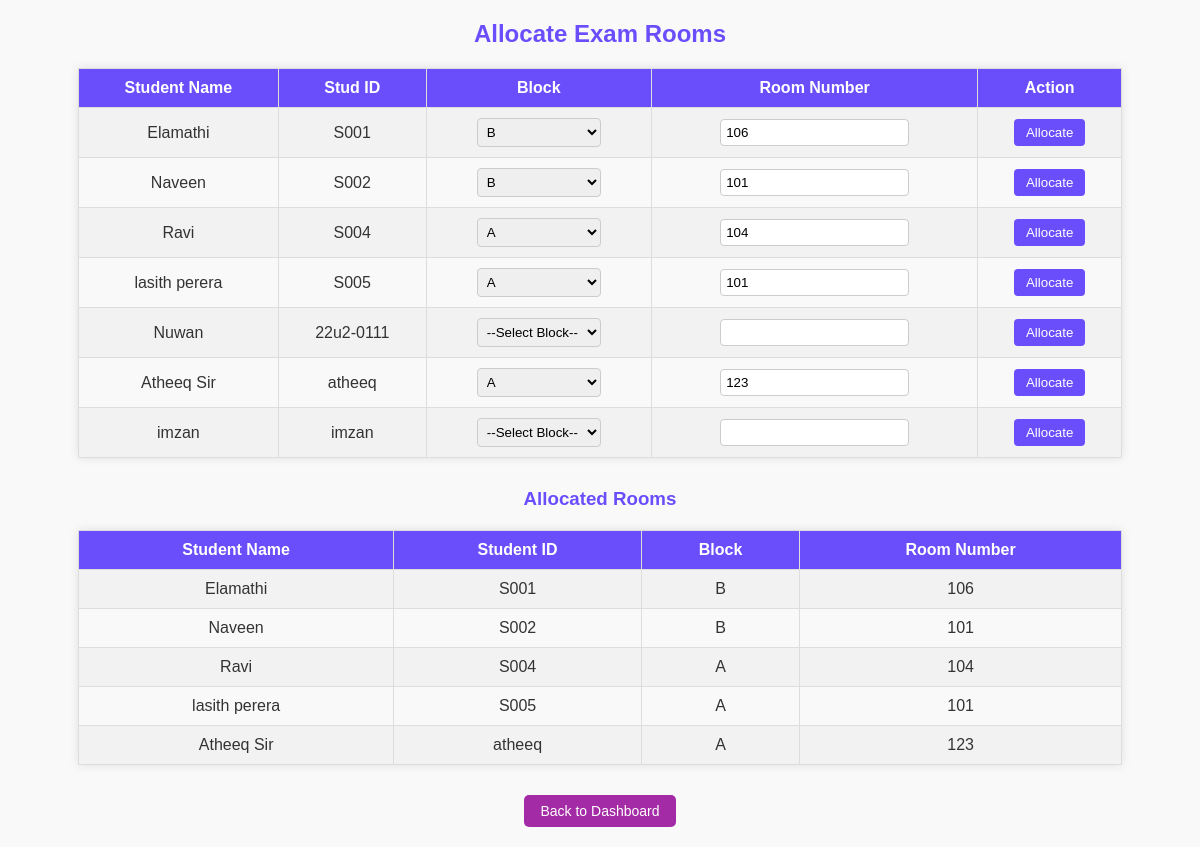
Screenshot of /allocate_room with the database file from the repository.
### tables this page shows
CREATE TABLE room_allocations (
                student_id TEXT PRIMARY KEY,
                block_name TEXT,
                room_number TEXT,
                FOREIGN KEY (student_id) REFERENCES students (id)
            );

CREATE TABLE students (
            id TEXT PRIMARY KEY,
            name TEXT,
            regno TEXT,
            tamil INTEGER,
            english INTEGER,
            maths INTEGER,
            science INTEGER,
            social INTEGER,
            total INTEGER,
            average REAL,
            result TEXT
        , phone TEXT);

### app.py (the view)
@app.route('/allocate_room')
def allocate_room_page():
    db = get_db()
    query = '''
        SELECT s.id, s.name, s.id AS student_id, r.block_name, r.room_number
        FROM students s
        LEFT JOIN room_allocations r ON s.id = r.student_id
    '''
    students = db.execute(query).fetchall()
    return render_template('allocate_room.html', students=students)

### app.py (called while the page is built)
def get_db():
    if 'db' not in g:
        g.db = sqlite3.connect("database.db", check_same_thread=False)  # ✅ FIX
        g.db.row_factory = sqlite3.Row
    return g.db

### templates/allocate_room.html (shortened to what this page needs)
<!DOCTYPE html>
<html>
<head>
</head>
<body>
    <h2>Allocate Exam Rooms</h2>
    <table>
        <tr>
            <th>Student Name</th>
            <th>Stud ID</th>
            <th>Block</th>
            <th>Room Number</th>
            <th>Action</th>
        </tr>
        {% for student in students %}
        <tr>
            <form method="POST" action="{{ url_for('save_room') }}">
                <td>{{ student['name'] }}</td>
               <td>{{ student['student_id'] }}</td>
                <td>
                    <select name="block_name" required>
                        <option value="">--Select Block--</option>
                        <option value="A" {% if student['block_name']=='A' %}selected{% endif %}>A</option>
                        <option value="B" {% if student['block_name']=='B' %}selected{% endif %}>B</option>
                    </select>
                </td>
                <td>
                    <input type="text" name="room_number" value="{{ student['room_number'] or '' }}" required>
                </td>
                <td>
                    <button type="submit">Allocate</button>
                </td>
            </form>
        </tr>
        {% endfor %}
    </table>
    <h3>Allocated Rooms</h3>
    <table>
        <tr>
            <th>Student Name</th>
            <th>Student ID</th>
            <th>Block</th>
            <th>Room Number</th>
        </tr>
        {% for student in students if student['room_number'] %}
        <tr>
            <td>{{ student['name'] }}</td>
            <td>{{ student['id'] }}</td>
            <td>{{ student['block_name'] }}</td>
            <td>{{ student['room_number'] }}</td>
        </tr>
        {% endfor %}
    </table>
    <div class="back-btn-container">
    <a href="/teacher/dashboard" class="btn back-btn">Back to Dashboard</a>
</div>
</html>

### templates/allocate_room.html (style rules this page uses)
body { font-family: Arial, sans-serif; background-color: #f9f9f9; margin: 20px; color: #333; }
h2, h3 { color: #6a4dfb; text-align: center; margin-bottom: 20px; }
table { width: 90%; margin: 0 auto 30px auto; border-collapse: collapse; box-shadow: 0 0 10px rgba(0,0,0,0.1); }
th, td { border: 1px solid #ddd; padding: 10px; text-align: center; }
th { background-color: #6a4dfb; color: white; }
tr:nth-child(even) { background-color: #f2f2f2; }
select, input[type="text"] { padding: 5px; border-radius: 4px; border: 1px solid #ccc; }
button { padding: 6px 12px; background-color: #6a4dfb; color: white; border: none; border-radius: 4px; cursor: pointer; }
.back-btn-container { text-align: center; margin-bottom: 20px; }
.back-btn { display: inline-block; padding: 8px 16px; background-color: #a32ba5; color: #fff; text-decoration: none; border-radius: 5px; font-size: 14px; transition: background-color 0.3s, transform 0.2s; }

### rows the page displays
room_allocations: name "Elamathi", student_id "S001", block_name "B", room_number "106", id "S001"
room_allocations: name "Naveen", student_id "S002", block_name "B", room_number "101", id "S002"
room_allocations: name "Ravi", student_id "S004", block_name "A", room_number "104", id "S004"
room_allocations: name "lasith perera", student_id "S005", block_name "A", room_number "101", id "S005"
students: name "Nuwan", student_id "22u2-0111"
room_allocations: name "Atheeq Sir", student_id "atheeq", block_name "A", room_number "123", id "atheeq"
students: name "imzan", student_id "imzan"
